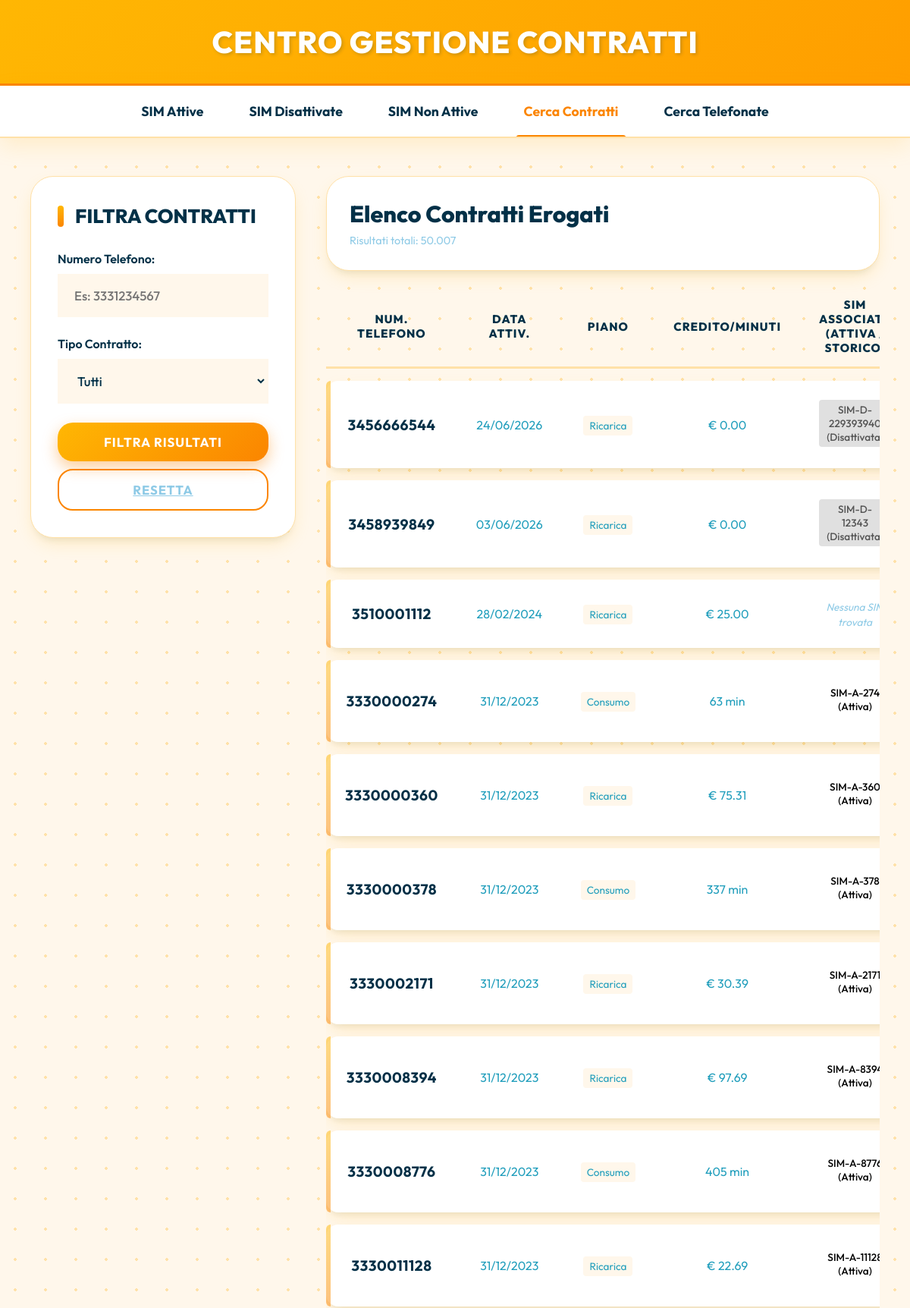
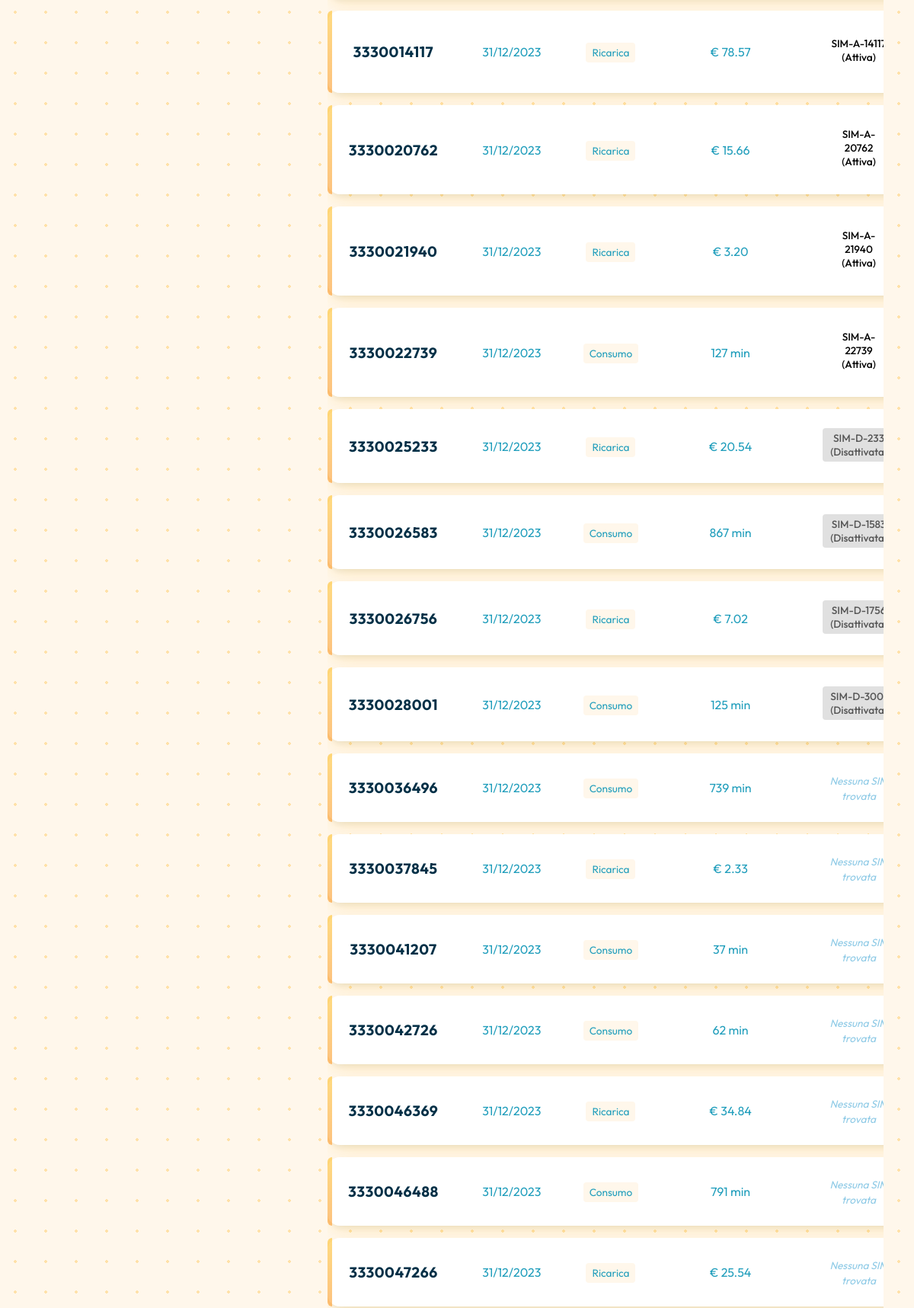
The app's page /codice/contratti.php (upper part) with its own data (2 pictures, top to bottom).
### tables this page shows
CREATE TABLE `ContrattoTelefonico` (
  `numero` varchar(20) NOT NULL,
  `dataAttivazione` date NOT NULL,
  `tipo` enum('ricarica','consumo') NOT NULL,
  `minutiResidui` int DEFAULT NULL,
  `creditoResiduo` decimal(10,2) DEFAULT NULL,
  PRIMARY KEY (`numero`),
  CONSTRAINT `chk_tipo_contratto` CHECK ((((`tipo` = _utf8mb3'consumo') and (`minutiResidui` is not null) and (`creditoResiduo` is null)) or ((`tipo` = _utf8mb3'ricarica') and (`minutiResidui` is null) and (`creditoResiduo` is not null))))
);

### codice/contratti.php (the view, shortened to what this page needs)
<?php
require_once 'connessione.php';
$cerca_num = isset($_GET['cerca-num']) ? $conn->real_escape_string($_GET['cerca-num']) : '';
$limit = 50;
$page = isset($_GET['page']) && is_numeric($_GET['page']) ? (int)$_GET['page'] : 1;
$offset = ($page - 1) * $limit;
$where_clause = " WHERE 1=1";
$sql_count = "SELECT COUNT(*) as totale FROM ContrattoTelefonico C" . $where_clause;
$r_count = $conn->query($sql_count);
$row_count = $r_count->fetch_assoc();
$total_rows = $row_count['totale'];
$sql = "SELECT C.numero, C.dataAttivazione, C.tipo, C.minutiResidui, C.creditoResiduo,
        (SELECT COUNT(*) FROM Telefonata T WHERE T.effettuataDa = C.numero) as num_chiamate,
        (SELECT codice FROM SIMAttiva WHERE associataA = C.numero LIMIT 1) as sim_attiva,
        (SELECT GROUP_CONCAT(codice SEPARATOR ', ') FROM SIMDisattiva WHERE eraAssociataA = C.numero) as sim_disattivate
        FROM ContrattoTelefonico C
        " . $where_clause . "
        ORDER BY C.dataAttivazione DESC
        LIMIT $limit OFFSET $offset";
$result = $conn->query($sql);
?>
<!DOCTYPE html>
<html lang="it">
<head>
    <link rel="stylesheet" href="style.css?v=<?php echo time(); ?>">
</head>
<body>
    <header class="site-header">
        <h1>Centro Gestione Contratti</h1>
    </header>
    <nav class="site-nav">
        <ul>
            <li><a href="index.php">SIM Attive</a></li>
            <li><a href="sim_disattivate.php">SIM Disattivate</a></li>
            <li><a href="sim_non_attive.php">SIM Non Attive</a></li>
            <li><a href="contratti.php" class="active">Cerca Contratti</a></li>
            <li><a href="telefonate.php">Cerca Telefonate</a></li>
        </ul>
    </nav>
    <div class="main-container">
        <aside class="filtro-ricerca">
            <h2>Filtra Contratti</h2>
            <form action="contratti.php" method="GET">
                <div class="form-group">
                    <label for="cerca-num">Numero Telefono:</label>
                    <input type="text" id="cerca-num" name="cerca-num" placeholder="Es: 3331234567" value="<?php echo htmlspecialchars($cerca_num); ?>">
                </div>
                <div class="form-group">
                    <label for="cerca-tipo">Tipo Contratto:</label>
                    <select id="cerca-tipo" name="cerca-tipo">
                        <option value="">Tutti</option>
                    </select>
                </div>
                <button type="submit" class="btn btn-primary">Filtra Risultati</button>
                <a href="contratti.php" class="btn btn-secondary" style="display:block; text-align:center; margin-top:10px; color:var(--text-muted); text-decoration:underline;">Resetta</a>
            </form>
        </aside>
        <main class="contenuto-risultati">
            <div class="header-risultati">
                <div>
                    <h2>Elenco Contratti Erogati</h2>
                    <span style="color:var(--text-muted); font-size: 0.9rem;">Risultati totali: <?php echo number_format($total_rows, 0, ',', '.'); ?></span>
                </div>
            </div>
            <?php if ($result && $result->num_rows > 0): ?>
            <div style="overflow-x:auto;">
                <table class="data-table">
                    <thead>
                        <tr>
                            <th>Num. Telefono</th>
                            <th>Data Attiv.</th>
                            <th>Piano</th>
                            <th>Credito/Minuti</th>
                            <th>SIM Associata (Attiva / Storico)</th>
                        </tr>
                    </thead>
                    <tbody>
                        <?php while ($row = $result->fetch_assoc()): ?>
                            <tr>
                                <td><strong><?php echo htmlspecialchars($row['numero']); ?></strong></td>
                                <td><?php echo date('d/m/Y', strtotime($row['dataAttivazione'])); ?></td>
                                <td><span style="font-size:0.85rem; padding:4px 8px; border-radius:4px; background:var(--bg-body);"><?php echo htmlspecialchars(ucfirst($row['tipo'])); ?></span></td>
                                <td>
                                    <?php
                                    if ($row['tipo'] == 'ricarica') {
                                        echo "€ " . number_format($row['creditoResiduo'], 2);
                                    } else {
                                        echo htmlspecialchars($row['minutiResidui']) . " min";
                                    }
                                    ?>
                                </td>
                                <td>
                                    <?php if (!empty($row['sim_attiva'])): ?>
                                        <div style="margin-bottom: 5px;">
                                            <a href="index.php?cerca-codice=<?php echo urlencode($row['sim_attiva']); ?>" style="text-decoration:none;">
                                                <span style="font-size:0.85rem; padding:4px 8px; border-radius:4px; background:var(--brand-color); color:black; font-weight: 500; display:inline-block;" title="Vai alla SIM Attiva">
                                                    <?php echo htmlspecialchars($row['sim_attiva']); ?> (Attiva)
                                                </span>
                                            </a>
                                        </div>
                                    <?php endif; ?>
                                    <?php if (!empty($row['sim_disattivate'])): ?>
                                        <?php
                                        $disattivate = explode(', ', $row['sim_disattivate']);
                                        foreach ($disattivate as $sim_dis):
                                        ?>
                                        <div style="margin-bottom: 3px;">
                                            <a href="sim_disattivate.php?cerca-codice=<?php echo urlencode($sim_dis); ?>" style="text-decoration:none;">
                                                <span style="font-size:0.85rem; padding:4px 8px; border-radius:4px; background:#e0e0e0; color:#555; font-weight: 500; display:inline-block;" title="Vai alla SIM Disattivata">
                                                    <?php echo htmlspecialchars($sim_dis); ?> (Disattivata)
                                                </span>
                                            </a>
                                        </div>
                                        <?php endforeach; ?>
                                    <?php endif; ?>
                                    <?php if (empty($row['sim_attiva']) && empty($row['sim_disattivate'])): ?>
                                        <span style="color:var(--text-muted); font-size:0.85rem; font-style:italic;">Nessuna SIM trovata</span>
                                    <?php endif; ?>
                                </td>
                            </tr>
                        <?php endwhile; ?>
                    </tbody>
                </table>
            </div>
            <?php else: ?>
                <p style="color:var(--text-muted); font-style:italic; margin-top:20px;">Nessun contratto trovato.</p>
            <?php endif; ?>
        </main>
    </div>
</body>
</html>

### records on screen
contrattotelefonico: numero "3330000274", dataAttivazione "31/12/2023", tipo "Consumo", minutiResidui "63", sim_attiva "SIM-A-274"
contrattotelefonico: numero "3330000360", dataAttivazione "31/12/2023", tipo "Ricarica", creditoResiduo "75.31", sim_attiva "SIM-A-360"
contrattotelefonico: numero "3330000378", dataAttivazione "31/12/2023", tipo "Consumo", minutiResidui "337", sim_attiva "SIM-A-378"
contrattotelefonico: numero "3330002171", dataAttivazione "31/12/2023", tipo "Ricarica", creditoResiduo "30.39", sim_attiva "SIM-A-2171"

### other values on screen
$total_rows "50.007"
$row['numero'] "3456666544"
date('d/m/Y', strtotime($row['dataAttivazione'])) "24/06/2026"
$row['tipo'] "Ricarica"
$row['creditoResiduo'] "0.00"
$row['numero'] "3458939849"
date('d/m/Y', strtotime($row['dataAttivazione'])) "03/06/2026"
$sim_dis "SIM-D-12343"
$row['numero'] "3510001112"
date('d/m/Y', strtotime($row['dataAttivazione'])) "28/02/2024"
$row['creditoResiduo'] "25.00"
$row['numero'] "3330008394"
date('d/m/Y', strtotime($row['dataAttivazione'])) "31/12/2023"
$row['creditoResiduo'] "97.69"
$row['numero'] "3330008776"
